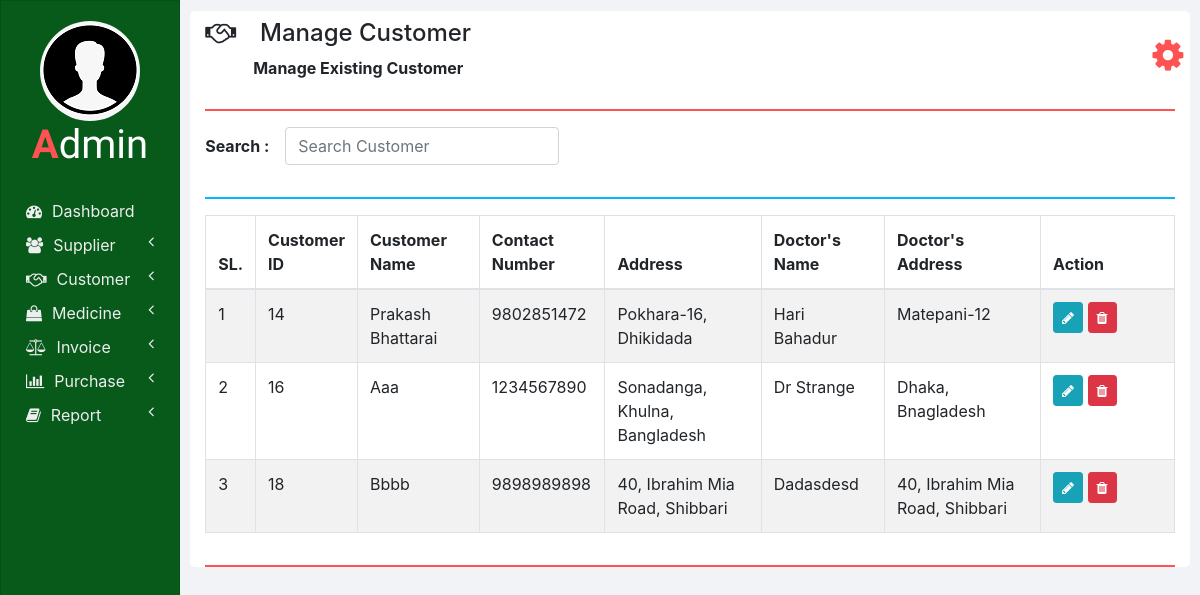
The page /manage_customer.php (signed in) on the database its author committed.
### tables this page shows
CREATE TABLE `customers` (
  `ID` int(11) NOT NULL,
  `NAME` varchar(20) NOT NULL,
  `CONTACT_NUMBER` varchar(10) NOT NULL,
  `ADDRESS` varchar(100) NOT NULL,
  `DOCTOR_NAME` varchar(20) NOT NULL,
  `DOCTOR_ADDRESS` varchar(100) NOT NULL
);

### php/manage_customer.php (the view, shortened to what this page needs)
<?php
  function showCustomers($id) {
    require "db_connection.php";
    if($con) {
      $seq_no = 0;
      $query = "SELECT * FROM customers";
      $result = mysqli_query($con, $query);
      while($row = mysqli_fetch_array($result)) {
        $seq_no++;
        if($row['ID'] == $id)
          showEditOptionsRow($seq_no, $row);
        else
          showCustomerRow($seq_no, $row);
      }
    }
  }
  function showCustomerRow($seq_no, $row) {
    ?>
    <tr>
      <td><?php echo $seq_no; ?></td>
      <td><?php echo $row['ID'] ?></td>
      <td><?php echo $row['NAME']; ?></td>
      <td><?php echo $row['CONTACT_NUMBER']; ?></td>
      <td><?php echo $row['ADDRESS']; ?></td>
      <td><?php echo $row['DOCTOR_NAME']; ?></td>
      <td><?php echo $row['DOCTOR_ADDRESS']; ?></td>
      <td>
        <button href="" class="btn btn-info btn-sm" onclick="editCustomer(<?php echo $row['ID']; ?>);">
          <i class="fa fa-pencil"></i>
        </button>
        <button class="btn btn-danger btn-sm" onclick="deleteCustomer(<?php echo $row['ID']; ?>);">
          <i class="fa fa-trash"></i>
        </button>
      </td>
    </tr>
    <?php
  }
  ?>

### css/sidenav.css (style rules this page uses)
body { background-color: #f1f3f6; }
.sidenav { width: 15%; height: 100vh; background-color: #222222; position: fixed; z-index: 1; flex: 1 0 auto; }
.card { width: 100%; height: 100%; top: 0; border-radius: 0; background-color: #075a1a; }
.logo .logo-caption { font-family: 'Poiret One', cursive; color: #ffffff; text-align: center; margin-bottom: 25px; }
.logo .profile { margin-left: 50%; border-radius: 50%; transform: translate(-50%); }
.logo .tweak { color: #ff5252; font-weight: bold; }
.main-menu-item { padding: 5px 5px; cursor: pointer; }
.main-menu-item > a { color: #eeeeee; text-decoration: none; font-size: 16px; }
.main-menu-item > a > span { margin-left: 10px; }

### css/home.css (style rules this page uses)
html, body { height: 100vh; }

### rows shown on the page
customers: seq_no "1", ID "14", NAME "Prakash Bhattarai", CONTACT_NUMBER "9802851472", ADDRESS "Pokhara-16, Dhikidada", DOCTOR_NAME "Hari Bahadur", DOCTOR_ADDRESS "Matepani-12"
customers: seq_no "2", ID "16", NAME "Aaa", CONTACT_NUMBER "1234567890", ADDRESS "Sonadanga, Khulna, Bangladesh", DOCTOR_NAME "Dr Strange", DOCTOR_ADDRESS "Dhaka, Bnagladesh"
customers: seq_no "3", ID "18", NAME "Bbbb", CONTACT_NUMBER "9898989898", ADDRESS "40, Ibrahim Mia Road, Shibbari", DOCTOR_NAME "Dadasdesd", DOCTOR_ADDRESS "40, Ibrahim Mia Road, Shibbari"

### other values the page prints
$heading "Manage Customer"
$sub_heading "Manage Existing Customer"
